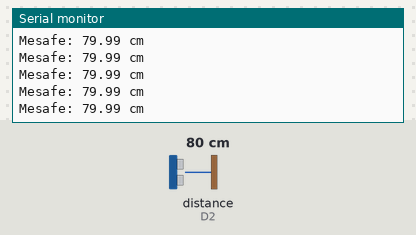
A sketch run on a simulated ESP8266 (NodeMCU). Shown: the last lines printed to the serial monitor. Wiring (inferred from the names in the program): ultrasonic range finder: trigger D1; echo D2. Inputs (shaded band) come from the test bench; at power-on: distance to the obstacle (sensor on D2) 80 cm. The echo pulse lasts 58.3 µs per cm.

Above: at 1.2 s.
1.3 s: distance to the obstacle (sensor on D2) set to 2 cm
At 1.8 s:
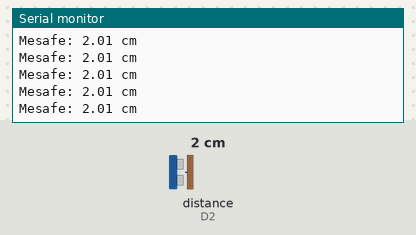
2.8 s: distance to the obstacle (sensor on D2) set to 4 cm
At 3.7 s:
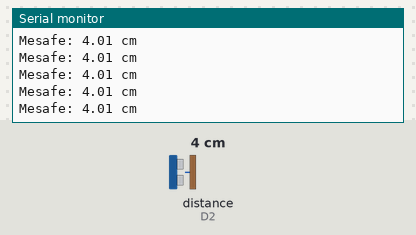
Timing chart, 0 to 4.6 s (numbered marks = the images above; inputs shaded):
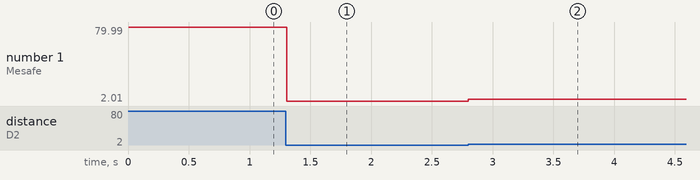

The sketch:

digital_metre_code.ino
```cpp
#include <ESP8266WiFi.h>

const int trigPin = D1; //trig
const int echoPin = D2; //echo

long duration; //süre
float distance; //mesafe

void setup() {
  Serial.begin(115200);

  // Pin modları
  pinMode(trigPin, OUTPUT);
  pinMode(echoPin, INPUT);
}

void loop() {
  // TRIG pinini düşük seviyeye çek ve 2 mikrosaniye bekle
  digitalWrite(trigPin, LOW);
  delayMicroseconds(2);

  // TRIG pinini yüksek seviyeye çek ve 10 mikrosaniye bekle
  digitalWrite(trigPin, HIGH);
  delayMicroseconds(10);

  digitalWrite(trigPin, LOW);

  duration = pulseIn(echoPin, HIGH);

  // Mesafeyi hesapla
  distance = (duration * 0.0343) / 2;

  Serial.print("Mesafe: ");
  Serial.print(distance, 2); //2 ondalıklı
  Serial.println(" cm");
}
```

Measured:
- after the input at 1.3 s, the serial monitor: prints a new line at once (image 1)
- after the input at 2.8 s, the serial monitor: prints a new line at once (image 2)
- plotted number 1: 79.99 → 2.01 after the input at 1.3 s, 2.01 → 4.01 after the input at 2.8 s
